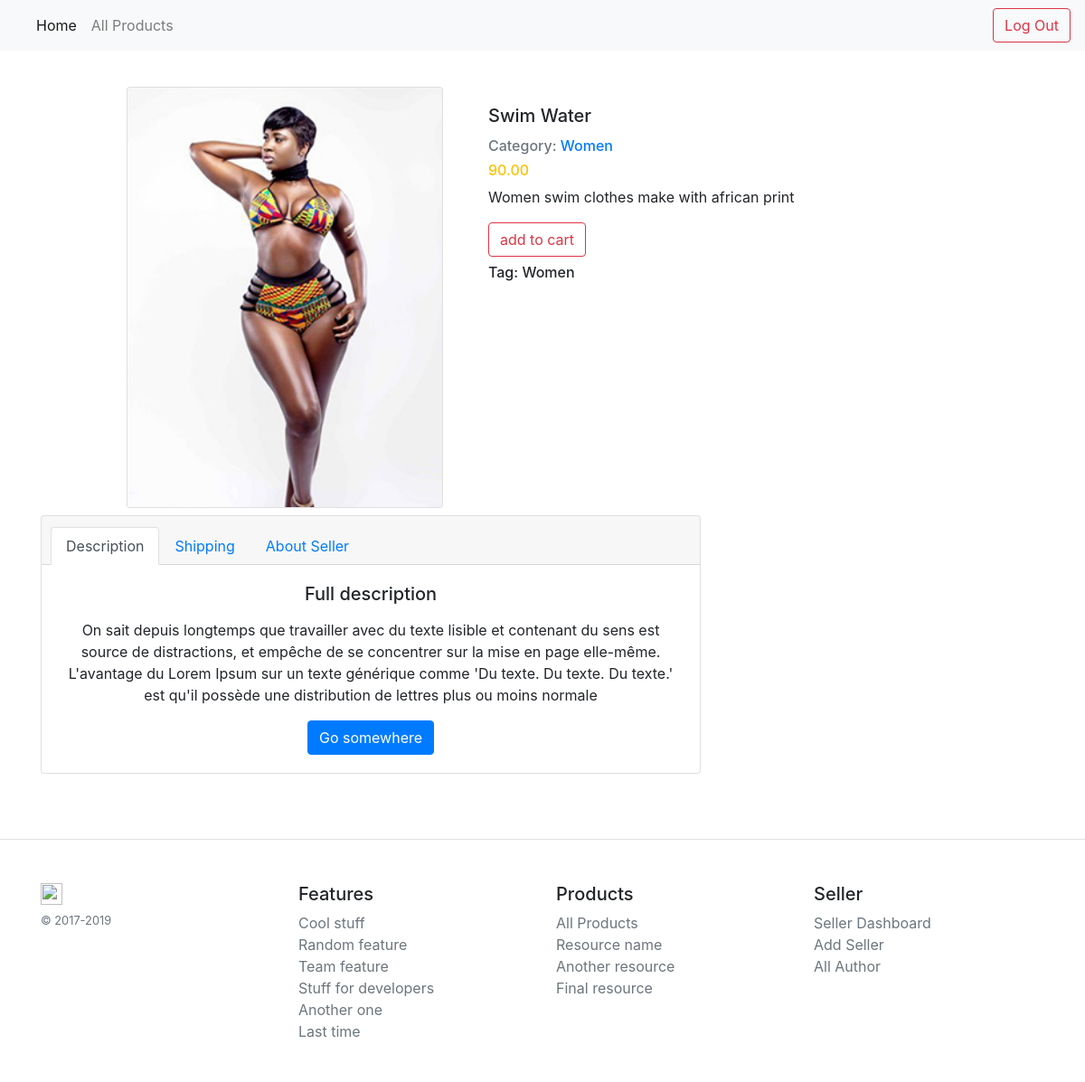
/product/swim-water/ (signed in), run on the app's committed database.
### product/models.py (models this page shows, shortened)
class Product(models.Model):
    name = models.CharField(max_length=60)
    category = models.ForeignKey(Category,on_delete=models.CASCADE, null=True )
    image = models.ImageField(help_text="add product image", default="default.png", upload_to='product/img/%Y/%m/%d', blank=True)
    slug = models.SlugField(max_length=60)
    tag = models.ForeignKey(Tag, help_text="add tags - separated by comma", max_length=60, on_delete=models.CASCADE, null=True)
    short_desc = models.CharField(max_length=100)
    full_desc = HTMLField()
    price = MoneyField(max_digits=10, decimal_places=2, default_currency='USD')
    avaliable = models.BooleanField()
    date_created = models.DateTimeField(auto_now=True)
    class Meta:
        ordering = ["-date_created"]
        verbose_name = 'Product'
        verbose_name_plural = 'Products'

class Category(models.Model):
    name = models.CharField(max_length=60)
    slug = models.SlugField(max_length=60)
    tag = models.CharField("add tags - separated by comma", max_length=60)
    is_active = models.BooleanField(default=True)
    cat_image = models.ImageField("add Category Cover here", upload_to='product/category-cover', blank=True)
    class Meta:
        verbose_name = 'Cateogry'
        verbose_name_plural = 'Categories'
    def get_absolute_url(self):
        return reverse('category_detail', kwargs={'slug': self.slug})

class Tag(models.Model):
    name = models.CharField(max_length=60)
    slug = models.SlugField(max_length=60)
    class Meta:
        verbose_name = 'Tag'
        verbose_name_plural = 'Tags'
    def __str__(self):
        return self.name

### product/views.py (the view)
# urls.py: path('<slug:slug>/', views.ProductDetail.as_view(), name='product_detail'),
class ProductDetail(DetailView):
    model = Product
    template_name = 'product/product_detail.html'

### product/templates/product/product_detail.html (shortened to what this page needs)
{% extends 'base.html' %}
{% load static %}
{% block content %}
<div class="container mt-3 pt-4">
    <div class="row">
        <div class="col-md-1">
        </div>
        <div class="col-md-4">
            <div class="card">
                <img class="card-img" src="{{ product.image.url }}" alt="Product Image">
                </div>
        </div>
        <div class="col-md-6 mb-3">
                <div class="card-body">
                  <h5 class="card-title">{{product.name}}</h5>
                  <h6 class="card-text text-muted">Category: <a href="{{ product.category.get_absolute_url }}">{{ product.category.name}}</a>   </h6>
                  <h6 class="text-warning">{{product.price}}</h6>
                  <p class="card-text">{{ product.short_desc|safe}}</p>
                  <a class="btn btn-outline-danger" href="#">add to cart</a>
                  <h6 class="card-text mt-2">Tag: {{product.tag}}</h6>
                </div>
        </div>
        <div class="col-md-8 mt-2 pb-4">
        <div class="card text-center">
            <div class="card-header">
              <ul class="nav nav-tabs card-header-tabs">
                <li class="nav-item" id="desc">
                  <a class="nav-link active" href="#">Description</a>
                </li>
                <li class="nav-item" id="ship">
                  <a class="nav-link" href="#">Shipping</a>
                </li>
                <li class="nav-item">
                  <a class="nav-link" href="#" id="seller">About Seller</a>
                </li>
              </ul>
            </div>
            <div class="card-body">
              <h5 class="card-title">Full description</h5>
              <p class="card-text"><a href="#desc"></a> {{product.full_desc|safe  }}</p>
              <a href="#" class="btn btn-primary">Go somewhere</a>
            </div>
          </div>
        </div>
    </div>
</div>
{% endblock content %}

### static/css/gero.css (style rules this page uses)
html { font-size: 14px; }
@media (min-width: 768px) { html { font-size: 16px; } }
body { padding-top: 3.5rem; }

### data on the page
Product: image (picture), name "Swim Water", category.name "Women", price "90.00", short_desc "Women swim clothes make with african print", tag "Women", full_desc "On sait depuis longtemps que travailler avec du texte lisible et contenant du sens est source de distractions, et empêche de se concentrer sur la mise en page elle-même. L'avantage du Lorem Ipsum sur un texte générique comme 'Du texte. Du texte. Du texte.' est qu'il possède une distribution de lettres plus ou moins normale"
